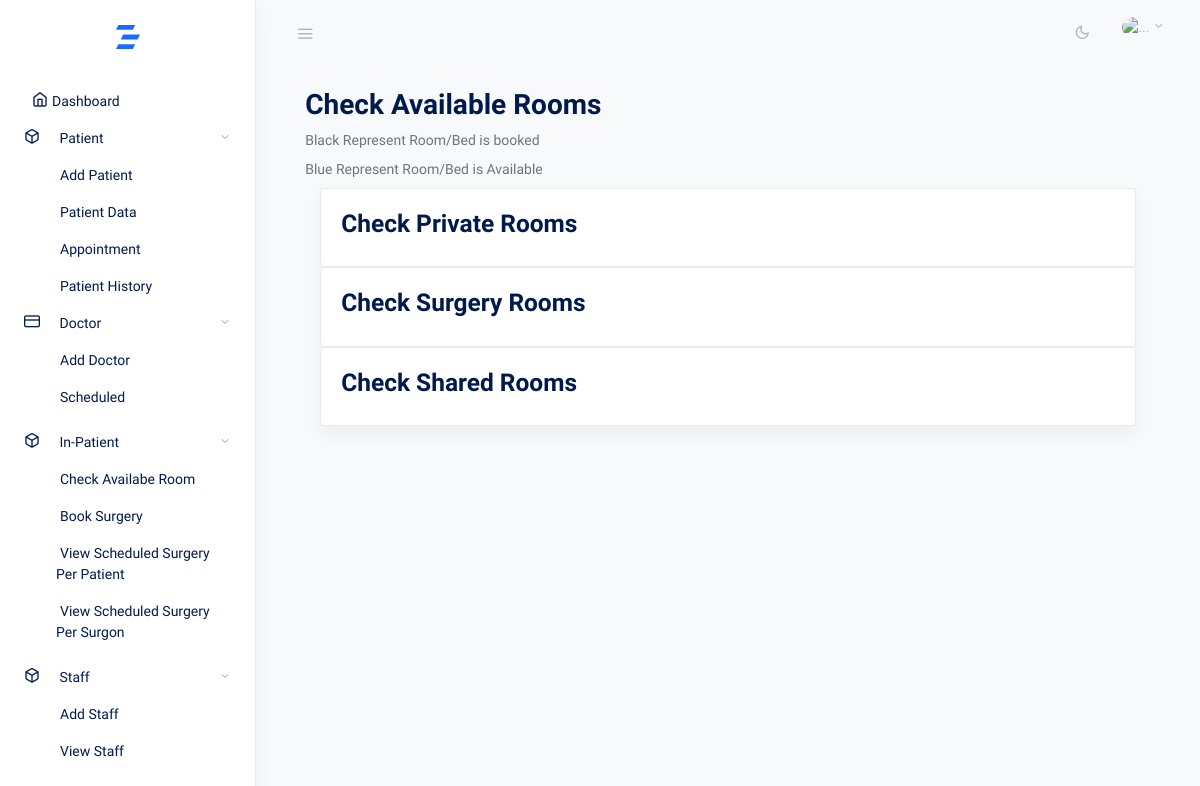
The page /in-person/check_available_room_bed/ on the database as committed earlier.
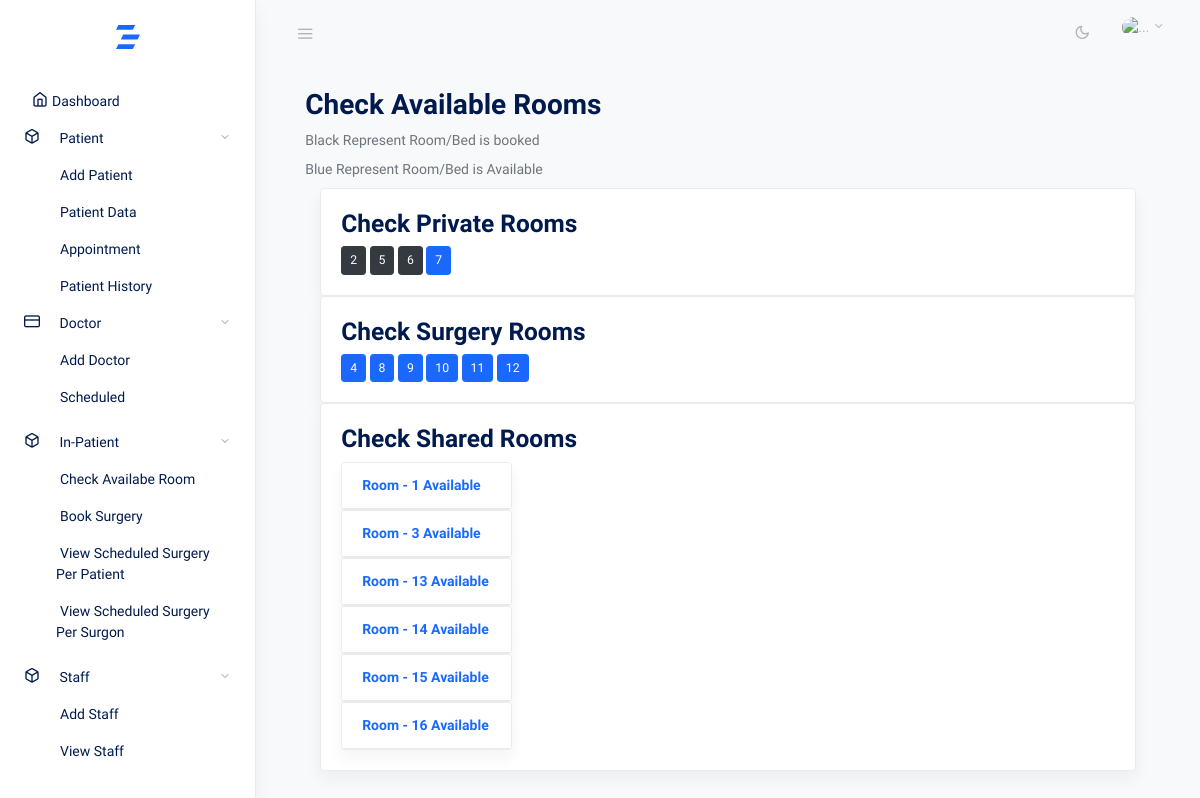
The same page on the database as committed later.
### in_patient/models.py (models this page shows, shortened)
class Rooms(models.Model):
    room_number  = models.IntegerField(unique=True)
    bed_number_1 = models.BooleanField(default=False)
    bed_number_2 = models.BooleanField(default=False)
    room_type =  models.CharField(max_length=10, choices=ROOM_TYPE)
    is_available = models.BooleanField(default=True)

### in_patient/views.py (the view)
# urls.py: path('check_available_room_bed/', check_available_room_bed, name='check_available_room_bed'),
def check_available_room_bed(request):
    available_shared_rooms = Rooms.objects.filter(room_type='Shared')
    available_private_rooms = Rooms.objects.filter(room_type='Private')
    available_surgery_rooms = Rooms.objects.filter(room_type='Surgery')
    context = {
        'available_shared_rooms': available_shared_rooms,
        'available_private_rooms': available_private_rooms,
        'available_surgery_rooms': available_surgery_rooms,
    }
    return render(request, 'patient_management/check_available_room_bed.html', context)

### templates/patient_management/check_available_room_bed.html (shortened to what this page needs)
{% extends 'base.html' %}
{% block content %}
<div class="container-fluid">
  <div class="row justify-content-center">
    <div class="col-12">
      <h2 class="mb-2 page-title">Check Available Rooms</h2>
      <p class="mb-2 page-title">Black Represent Room/Bed is booked</p>
      <p class="mb-2 page-title">Blue Represent Room/Bed is Available</p>
      <div class="col-md-12">
        <div class="card shadow">
          <div class="card-body">
            <h3 class="mb-2 page-title">Check Private Rooms</h3>
            {% for x in available_private_rooms%}
            {% if x.is_available == True %}
            <a href="{% url 'room_management' %}?room={{x.room_number}}&bed=1&is_booked=false"><button class="btn btn-primary btn-sm " type="button" aria-haspopup="true" aria-expanded="false">
              {{x.room_number}}
            </button></a>
            {% else %}
            <a href="{% url 'room_management' %}?room={{x.room_number}}&bed=1&is_booked=true"><button class="btn btn-dark btn-sm " type="button" aria-haspopup="true" aria-expanded="false" >
              {{x.room_number}}
            </button></a>
            {% endif %}
            {% endfor %}
          </div>
        </div>
      </div>
      <div class="col-md-12">
        <div class="card shadow">
          <div class="card-body">
            <h3 class="mb-2 page-title">Check Surgery Rooms</h3>
            {% for x in available_surgery_rooms%}
            {% if x.is_available == True %}
            <a href="{% url 'room_management' %}?room={{x.room_number}}&bed=1&is_booked=false"><button class="btn btn-primary btn-sm " type="button" aria-haspopup="true" aria-expanded="false">
              {{x.room_number}}
            </button></a>
            {% else %}
            <a href="{% url 'room_management' %}?room={{x.room_number}}&bed=1&is_booked=true"><button class="btn btn-dark btn-sm " type="button" aria-haspopup="true" aria-expanded="false" >
              {{x.room_number}}
            </button></a>
            {% endif %}
            {% endfor %}
          </div>
        </div>
      </div>
      <div class="col-md-12">
        <div class="card shadow">
          <div class="card-body">
            <h3 class="mb-2 page-title">Check Shared Rooms</h3>
            <div class="row">
              <div class="accordion w-100" id="accordion1">
                {% for x in available_shared_rooms %}
                {% if x.is_available == True %}
                <div class="col-3 ">
                  <div class="card shadow">
                    <div class="card-header" id="heading1">
                      <a role="button" href="#collapse{{forloop.counter}}" data-toggle="collapse"
                        data-target="#collapse{{forloop.counter}}" aria-expanded="false" aria-controls="collapse1">
                        <strong class="text-primary">Room - {{x.room_number}} Available</strong>
                      </a>
                    </div>
                  </div>
                </div>
                {% endif %}
                {% endfor %}
              </div>
            </div>
          </div>
        </div>
      </div>
    </div>
  </div>
</div>
{% endblock %}

Rows that differ between the two databases and show on the page:
added Rooms: room_number "2", shown under "Check Private Rooms"
added Rooms: room_number "5", shown under "Check Private Rooms"
added Rooms: room_number "6", shown under "Check Private Rooms"
added Rooms: room_number "7", shown under "Check Private Rooms"
added Rooms: room_number "4", shown under "Check Surgery Rooms"
added Rooms: room_number "8", shown under "Check Surgery Rooms"
added Rooms: room_number "9", shown under "Check Surgery Rooms"
added Rooms: room_number "10", shown under "Check Surgery Rooms"
added Rooms: room_number "11", shown under "Check Surgery Rooms"
added Rooms: room_number "12", shown under "Check Surgery Rooms"
added Rooms: room_number "1", shown under "Check Shared Rooms"
added Rooms: room_number "3", shown under "Check Shared Rooms"
added Rooms: room_number "13", shown under "Check Shared Rooms"
added Rooms: room_number "14", shown under "Check Shared Rooms"
added Rooms: room_number "15", shown under "Check Shared Rooms"
added Rooms: room_number "16", shown under "Check Shared Rooms"
